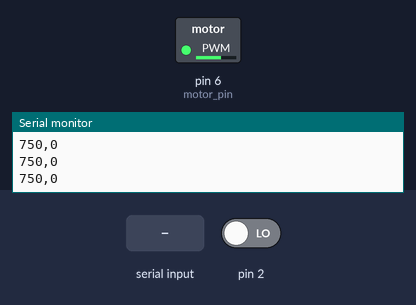
Bench run of a sketch on a simulated Arduino Uno, built with avr-gcc and run on an emulated ATmega328P. Parts: switched loads named in the sketch (green lamp = pin HIGH), the last lines printed to the serial monitor. The test bench sets the inputs (shaded band); at power-on: pin 2 LOW.

Above: at 1.2 s.
1.3 s: "s90\n" received over Serial
At 1.6 s:
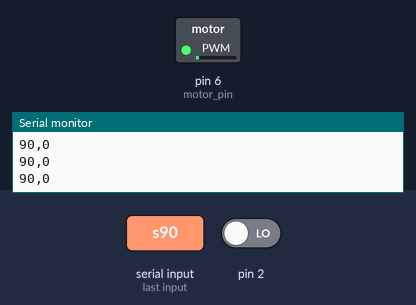
2.8 s: "s,45\n" received over Serial
At 4.2 s:
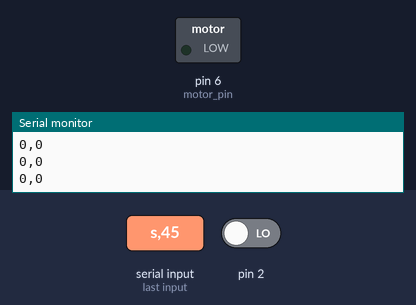
Timing chart, 0 to 5.8 s (numbered marks = the images above; inputs shaded):
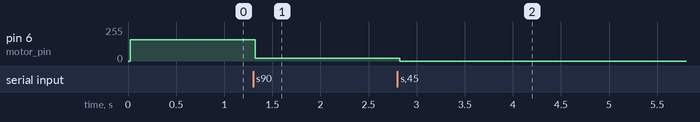

Measured:
- after the input at 1.3 s, pin 6 (motor_pin): 158/255 → 19/255 at once
- after the input at 2.8 s, pin 6 (motor_pin): 19/255 → 0/255 at once

The sketch:

motor_controller.ino
```cpp
volatile boolean intstate = 0;
uint32_t t0; // to calc frequency
uint32_t t1;
uint32_t tmrp; // serial print tmr
//String instr = "";
int8_t motor_pin = 6;
uint8_t pwm_out = 0;

int16_t kp = 21;
int32_t ki = 0;
int16_t kd = 0;
int setvalue = 750;
int16_t error, errorlast;
int32_t errorinc;
uint32_t tmrc;

void setup()
{
    Serial.begin(9600);
    attachInterrupt(0, state_change, RISING);
    pinMode(motor_pin, OUTPUT);
    t0 = micros();
    tmrp = millis();
    tmrc = millis();
}

void loop()
{

    tperiod();
    if(Serial.available())
    {
        //delay(5);
        //Serial.println(Serial.available());
        ser_read();

    }
    /*
    if(millis() - tmrp > 1000)
    {
        Serial.print("sp=");
        Serial.print(setvalue);
        Serial.print("|f=");
        Serial.print(f());
        Serial.print("|pwm=");
        Serial.print(pwm_out);
        Serial.print("|kp=");
        Serial.print(((float)kp)/100, 2);

        Serial.print("|ki=");
        Serial.print(((float)ki)/1000000, 6);
        Serial.print("|e=");
        Serial.print(error);
        //Serial.print("|elast=");
        //Serial.print(errorlast);
        Serial.print("|einc=");
        Serial.print(errorinc);
        Serial.print("|pout=");
        Serial.print(pout());
        Serial.print("|iout=");
        Serial.print(ki * errorinc / 1000000);
        Serial.print("|kd");
        Serial.print(((float) kd) / 100);
        Serial.print("|dout=");
        Serial.println(error * kd /100);
        tmrp = millis();
    }
    */
    if(millis() - tmrp > 100)
    {
        Serial.print(setvalue);
        Serial.print(",");
        Serial.println(f());
        tmrp = millis();
    }

    if(millis() - tmrc > 20)
    {
        pwm_out = pid_out();
        analogWrite(motor_pin, pwm_out);
        tmrc = millis();
    }


}

void state_change()
{
    intstate = 1;

}

uint32_t tperiod()
{
    //uint32_t t1;
    if (intstate)
    {
        intstate = 0;
        t1 = micros() - t0;
        t0 = micros();
    }
    if (micros() - t0 > 100000)
    {
        t1 = 4294967295;
    }
    return t1;


}

uint16_t f() //frequency
{

    return 1000000 / t1;
}


void ser_read()
{
    String instr = "";
    while (Serial.available())
    {
        instr += (char) Serial.read();
        delay(5);
        //Serial.println("in");
        if (!Serial.available())
        {
            if(instr.startsWith("s"))
            {
                instr.remove(0, 1);
                setvalue = instr.toInt();
                //Serial.println("sv");
            }
            else if(instr.startsWith("p"))
            {
                instr.remove(0, 1);
                kp = instr.toInt();
            }
            else if(instr.startsWith("i"))
            {
                instr.remove(0, 1);
                ki = instr.toInt();
            }
            else if(instr.startsWith("d"))
            {
                instr.remove(0, 1);
                kd = instr.toInt();
            }
        }
    }
}

float pout()
{
    float pgain = ((float)kp) / 100;
    return pgain * setvalue;
}

float iout()
{
    float igain = ((float) ki) / 1000000;
    error = setvalue - f();
    if(ki != 0)
    {
        if(pwm_out < 0 && error < 0){}
        else if(pwm_out > 255 && error > 0){}
        else {errorinc += error;}
        float outv = igain * errorinc;
        //if(outv < 0)
            //outv = 0;
        return outv;
    }
    else
    {
        errorinc = 0;
    }

    return 0;
}

float dout()
{
    float dgain = ((float)kd) / 100;
    float outv = dgain * (error - errorlast);
    errorlast = error;
    return outv;
}
int16_t pid_out()
{
    float outv = pout() + iout() + dout() + .5;
    if(outv > 255)
        outv = 255;
    else if(outv < 0)
    {
        outv = 0;
    }
    return (int16_t)outv;
}
```
